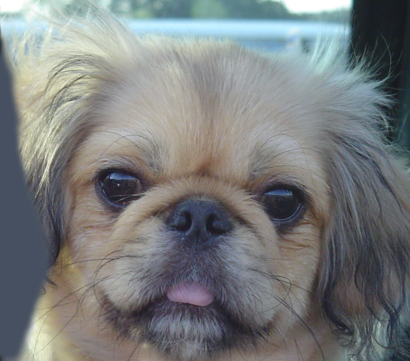
#> input picture data/dog.bmp, 410 x 361 px
$ python proj1_part2.py   (older library calls are emulated)
#> lines starting #> are read from the running program, lines starting #| are printed output that depends on the picture; after the words box and inside, x2 and y2 are one past the last pixel; in counts of white or black regions, pixels touching at a corner belong together
#> call 2 of load_image, with path = '../data/cat.bmp'
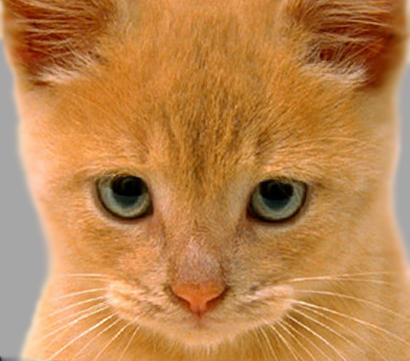
#> input picture data/cat.bmp, 410 x 361 px
#> `low_frequencies, high_frequencies, hybrid_image = gen_hybrid_image( im..`: low_frequencies: shape (361, 410, 3) float64; every value is 0
### code/helpers.py
# Project Image Filtering and Hybrid Images Stencil Code
# Based on previous and current work
# by James Hays for CSCI 1430 @ Brown and
# CS 4495/6476 @ Georgia Tech
import numpy as np
from numpy import pi, exp, sqrt
from skimage import io, img_as_ubyte, img_as_float32
from skimage.transform import rescale


def vis_hybrid_image(hybrid_image):
    """
    Visualize a hybrid image by progressively downsampling the image and
    concatenating all of the images together.
    """
    scales = 5
    scale_factor = 0.5
    padding = 5
    original_height = hybrid_image.shape[0]
#> original_height = 361
    num_colors = 1 if hybrid_image.ndim == 2 else 3
#> num_colors = 3

    output = np.copy(hybrid_image)
    cur_image = np.copy(hybrid_image)
    for scale in range(2, scales+1):
        # add padding
        output = np.hstack((output, np.ones((original_height, padding, num_colors),
                                            dtype=np.float32)))
        # downsample image
        cur_image = rescale(cur_image, scale_factor, mode='reflect', multichannel=True)
        # pad the top to append to the output
        pad = np.ones((original_height-cur_image.shape[0], cur_image.shape[1],
                       num_colors), dtype=np.float32)
        tmp = np.vstack((pad, cur_image))
        output = np.hstack((output, tmp))
#> this loop made 4 passes
#> pass 1, in vis_hybrid_image, `output = np.hstack((output, np.ones((original_height, padding, num_col..`:
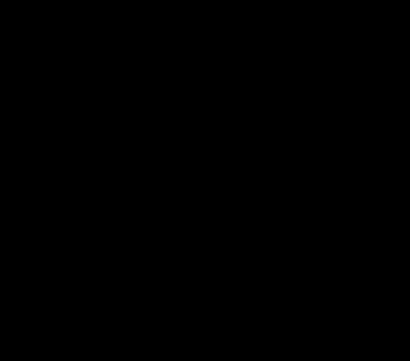
#> output: shape (361, 415, 3) float64; values 0 (black) and 1 (white), 1.2% white; 1 white region, box (x1, y1, x2, y2) and area: (410, 0, 415, 361) 1805
#> pass 1, in vis_hybrid_image, `tmp = np.vstack((pad, cur_image))`:
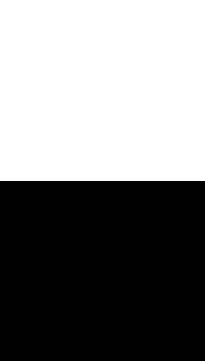
#> tmp: shape (361, 205, 3) float64; values 0 (black) and 1 (white), 50.1% white; 1 black region, box (x1, y1, x2, y2) and area: (0, 181, 205, 361) 36900
#> pass 1, in vis_hybrid_image, `output = np.hstack((output, tmp))`:
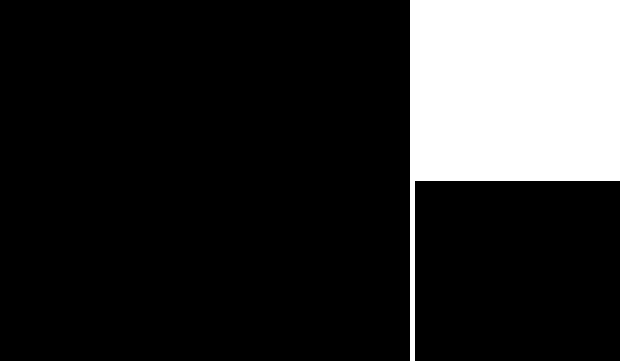
#> output: shape (361, 620, 3) float64; values 0 (black) and 1 (white), 17.4% white; 1 white region, box (x1, y1, x2, y2) and area: (410, 0, 620, 361) 38910
#> after the loop: cur_image: shape (22, 26, 3) float64; every value is 0
#> after the loop:
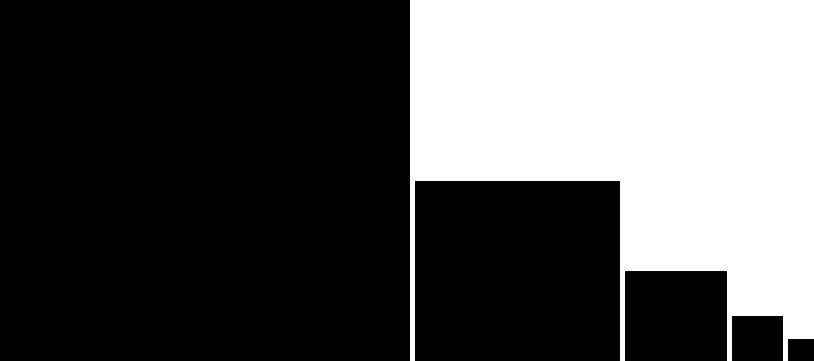
#> output: shape (361, 814, 3) float64; values 0 (black) and 1 (white), 33% white; 1 white region, box (x1, y1, x2, y2) and area: (410, 0, 814, 361) 96897
    return output

def load_image(path):
    return img_as_float32(io.imread(path))


def save_image(path, im):
#> called with path = '../results/low_frequencies.jpg'
    return io.imsave(path, img_as_ubyte(im.copy()))

### code/student.py
# Project Image Filtering and Hybrid Images Stencil Code
# Based on previous and current work
# by James Hays for CSCI 1430 @ Brown and
# CS 4495/6476 @ Georgia Tech
import numpy as np
from numpy import pi, exp, sqrt
from skimage import io, img_as_ubyte, img_as_float32
from skimage.transform import rescale
import matplotlib.pyplot as plt

# [94 lines left out: function my_imfilter, not called in this run]

"""
EXTRA CREDIT placeholder function
"""

# [20 lines left out: function my_imfilter_fft, not called in this run]


def gen_hybrid_image(image1, image2, cutoff_frequency):
    """
     Inputs:
     - image1 -> The image from which to take the low frequencies.
     - image2 -> The image from which to take the high frequencies.
     - cutoff_frequency -> The standard deviation, in pixels, of the Gaussian
                           blur that will remove high frequencies.

     Task:
     - Use my_imfilter to create 'low_frequencies' and 'high_frequencies'.
     - Combine them to create 'hybrid_image'.
    """

    assert image1.shape[0] == image2.shape[0]
    assert image1.shape[1] == image2.shape[1]
    assert image1.shape[2] == image2.shape[2]

    # Steps:
    # (1) Remove the high frequencies from image1 by blurring it. The amount of
    #     blur that works best will vary with different image pairs
    # generate a 1x(2k+1) gaussian kernel with mean=0 and sigma = s, see https://stackoverflow.com/questions/17190649/how-to-obtain-a-gaussian-filter-in-python
    s, k = cutoff_frequency, cutoff_frequency*2
    probs = np.asarray([exp(-z*z/(2*s*s))/sqrt(2*pi*s*s) for z in range(-k,k+1)], dtype=np.float32)
    kernel = np.outer(probs, probs)

    # Your code here:
    low_frequencies = np.zeros(image1.shape) # Replace with your implementation

    # (2) Remove the low frequencies from image2. The easiest way to do this is to
    #     subtract a blurred version of image2 from the original version of image2.
    #     This will give you an image centered at zero with negative values.
    # Your code here #
    high_frequencies = np.zeros(image1.shape) # Replace with your implementation

    # (3) Combine the high frequencies and low frequencies
    # Your code here #
    hybrid_image = np.zeros(image1.shape) # Replace with your implementation

    # (4) At this point, you need to be aware that values larger than 1.0
    # or less than 0.0 may cause issues in the functions in Python for saving
    # images to disk. These are called in proj1_part2 after the call to
    # gen_hybrid_image().
    # One option is to clip (also called clamp) all values below 0.0 to 0.0,
    # and all values larger than 1.0 to 1.0.

    return low_frequencies, high_frequencies, hybrid_image

### code/proj1_part2.py
# Project Image Filtering and Hybrid Images - Generate Hybrid Image
# Based on previous and current work
# by James Hays for CSCI 1430 @ Brown and
# CS 4495/6476 @ Georgia Tech
import numpy as np
import matplotlib
import matplotlib.pyplot as plt
from helpers import vis_hybrid_image, load_image, save_image

from student import my_imfilter, gen_hybrid_image

# Before trying to construct hybrid images, it is suggested that you
# implement my_imfilter in helpers.py and then debug it using proj1_part1.py

# Debugging tip: You can split your python code and print in between
# to check if the current states of variables are expected.

# Setup
# Read images and convert to floating point format
image1 = load_image('../data/dog.bmp')
image2 = load_image('../data/cat.bmp')

# display the dog and cat images
plt.figure(figsize=(3, 3))
plt.imshow((image1*255).astype(np.uint8))
plt.figure(figsize=(3, 3))
plt.imshow((image2*255).astype(np.uint8))

# For your write up, there are several additional test cases in 'data'.
# Feel free to make your own, too (you'll need to align the images in a
# photo editor such as Photoshop).
# The hybrid images will differ depending on which image you
# assign as image1 (which will provide the low frequencies) and which image
# you asign as image2 (which will provide the high frequencies)

## Hybrid Image Construction ##
# cutoff_frequency is the standard deviation, in pixels, of the Gaussian#
# blur that will remove high frequencies. You may tune this per image pair
# to achieve better results.
cutoff_frequency = 7
low_frequencies, high_frequencies, hybrid_image = gen_hybrid_image(
    image1, image2, cutoff_frequency)

## Visualize and save outputs ##
plt.figure()
plt.imshow((low_frequencies*255).astype(np.uint8))
plt.figure()
plt.imshow(((high_frequencies+0.5)*255).astype(np.uint8))
vis = vis_hybrid_image(hybrid_image)
plt.figure(figsize=(20, 20))
plt.imshow(vis)

save_image('../results/low_frequencies.jpg', low_frequencies)
outHigh = np.clip(high_frequencies + 0.5, 0.0, 1.0)
#> outHigh: shape (361, 410, 3) float64; every value is 0.5
save_image('../results/high_frequencies.jpg', outHigh)
save_image('../results/hybrid_image.jpg', hybrid_image)
save_image('../results/hybrid_image_scales.jpg', vis)
